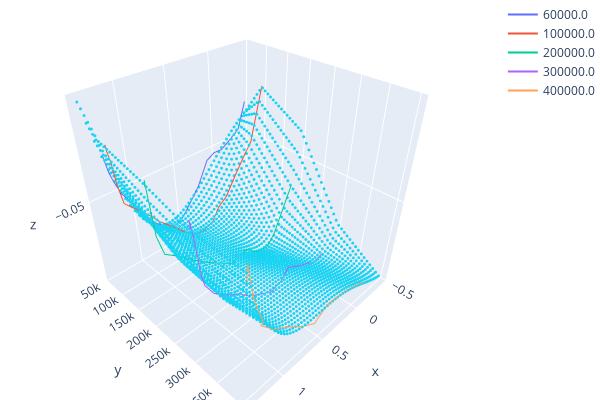

This figure's notebook cell:
### Code cell
afoil.pslift

fig = go.Figure()


for re, df in afoil.pslift.groupby("re"):
    fig.add_trace(go.Scatter3d(x=df.Cl, y=df.re, z=df.Cm, name=re, mode="lines"))


sweep = afoil.lookup(re="sweep", cl_or_alpha="sweep")

fig.add_trace(
    go.Scatter3d(
        x=sweep.cl,
        y=sweep.re,
        z=sweep.Cm,
        mode="markers",
        marker=dict(size=1),
        name="interpolation",
        showlegend=False,
    )
)


fig.update_layout(
    margin=dict(l=0, r=0, t=0, b=0),
    width=600,
    height=400,
    xaxis=dict(title="alpha"),
    yaxis=dict(title="Cl"),
)
